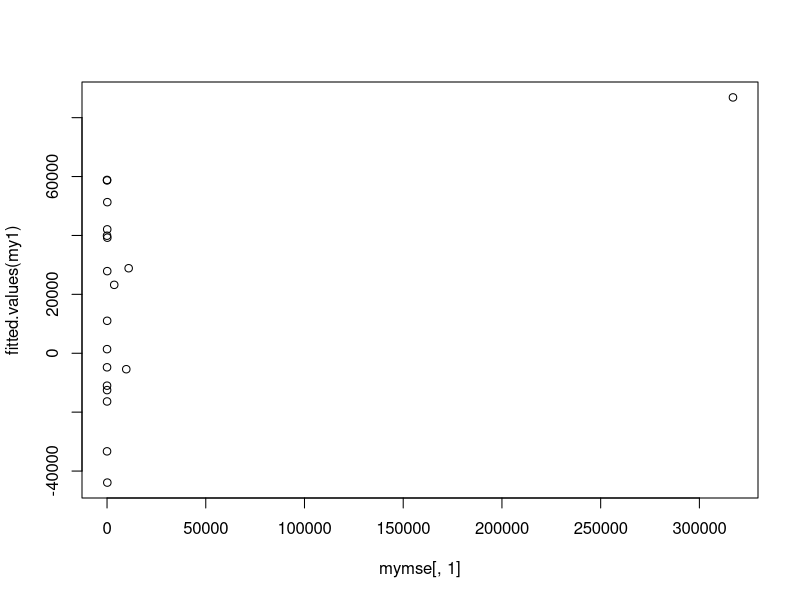

Reproduce this figure in R.
### if the secondary learning is based on regression (and not on classification),
### this alternative file may be useful
### MSE (mean square error) plays the role of the response, features are regressors in the regression fit
rm(list=ls())
mymse=matrix(0, nrow=19, ncol=4);
mymse[1,]=c(136, 161.9, 185.8, 150.9);
mymse[2,]=c(95.2, 98.32, 105.5, 96.63);
mymse[3,]=c(139.2, 169, 166.4, 153.1);
mymse[4,]=c(6.978, 6.329, 7.461, 6.805);
mymse[5,]=c(18.36, 14.2, 15.94, 17.15);
mymse[6,]=c(3638, 3513, 3287, 3341);
mymse[7,]=c(1.806, 1.477, 1.25, 1.642);
mymse[8,]=c(317000, 517800, 1100000, 327500);
mymse[9,]=c(0.002888, 0.003888, 0.003621, 0.003369);
mymse[10,]=c(0.08865, 0.0742, 0.07325, 0.06949);
mymse[11,]=c(10950, 21440, 16490, 11670);
mymse[12,]=c(21.35, 33.64, 41.55, 23.54);
mymse[13,]=c(131.7, 133, 112.5, 134.9);
mymse[14,]=c(91.57, 103.2, 99.88, 91.47);
mymse[15,]=c(61.11, 35.26, 33.49, 62.42);
mymse[16,]=c(0.2837, 0.3384, 0.2837, 0.2934);
mymse[17,]=c(9739, 9620, 10530, 9778);
mymse[18,]=c(0.091, 0.116, 0.116, 0.106); 
mymse[19,]=c(0.002317, 0.002165, 0.002285, 0.002267);

##### features
f=matrix(-1, nrow=19, ncol=9);
f[1,]=c(23, 4, 0.17, 0.69, 0.21,   3.02, 0.88, 0.09, 0.83);
f[2,]=c(21, 1, 0.05, 0, 1.15,      3.44, 0.16, 0.14, 0.21);
f[3,]=c(46, 4, 0.09, 0.11, -0.21,  2.07, 0.81, 0, 0.83);
f[4,]=c(20, 3, 0.15, 0.74, 0.18,   2.63, 0.86, 0, 0.86);
f[5,]=c(25, 2, 0.08, 0.27, 0.03,   3.07, 0.96, 0.04, 0.96);
f[6,]=c(50, 2, 0.04, 0, 1.48,      6.94, 0.25, 0.02, 0.31);
f[7,]=c(16, 3, 0.19, 0.22, 0.78,   3.84, 0.92, 0.19, 0.97);
f[8,]=c(16, 2, 0.12, 0.88, 0.49,   2.86, 0.51, 0, 0.7);
f[9,]=c(11, 1, 0.09, 0.22, 0.63,   2.11, 0.99, 0.18, 1);  
f[10,]=c(11, 1, 0.09, 0, -1.89,    5.83, 0.49, 0.09, 1);
f[11,]=c(22, 1, 0.05, 0.7, -0.19,  2.09, 0.92, 0, 0.88);
f[12,]=c(18, 2, 0.11, 0.79, 0.21,  2.18, 0.91, 0.28, 0.98);
f[13,]=c(13, 1, 0.08, 0.88, 0.04,  2.17, 0, 0, 0.89);
f[14,]=c(19, 4, 0.21, 0.77, 0.42,  2.76, 0.94, 0.11, 0.98);
f[15,]=c(20, 2, 0.1, 0.37, 0.65,   3.07, 0.71, 0.05, 0.85);
f[16,]=c(18, 1, 0.06, 0.94, 0,     2.23, 0.84, 0, 0.84);
f[17,]=c(48, 3, 0.06, 0, 1.15,     6.19, 0.32, 0.06, 0.45);
f[18,]=c(47, 1, 0.02, 0, -1.36,    4.23, 0.04, 0, 0.47);
f[19,]=c(20, 2, 0.1, 0.26, 0.67,   3.37, 0.51, 0, 0.62);

### regression fit
library(glmnet);
y=mymse[,1]; my1=lm(y~f); summary(my1);
  plot(mymse[,1], fitted.values(my1));
y=mymse[,2]; my2=lm(y~f); summary(my2);
y=mymse[,3]; my3=lm(y~f); summary(my3);
y=mymse[,4]; my4=lm(y~f); summary(my4);
det(t(f) %*% f); 
my5=glmnet(x=f, y=mymse[,1], family="gaussian");

 